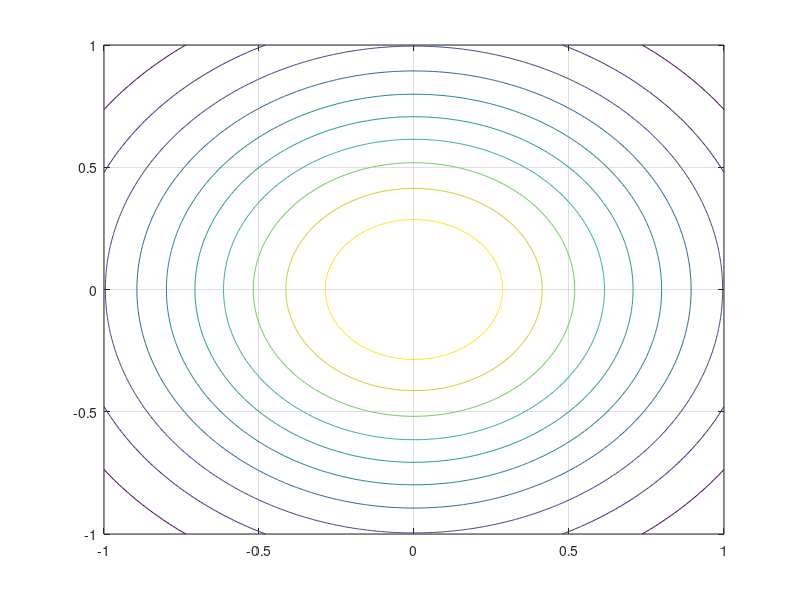

This chart was generated by the following MATLAB code:
%{
Ejercicio: Intro_Ej10
Author: Juan Gonzalez
juangonzalez.com.ar
%}
%% a) con surf
%Defino intervalos (a mas chico sea el numero del medio, mas suave sera la
%grafica)
x = -1:1/100:1;
y = -1:1/100:1;

[X, Y] = meshgrid(x,y);
%La función
Z = exp(-(X.^2+Y.^2));

surf(X, Y, Z), colorbar

%% a) con mesh
%Defino intervalos (a mas chico sea el numero del medio, mas suave sera la
%grafica)
x = -1:1/100:1;
y = -1:1/100:1;

[X, Y] = meshgrid(x,y);
%La función
Z = exp(-(X.^2+Y.^2));

mesh(X, Y, Z), colorbar

%% b)
%Defino intervalos (a mas chico sea el numero del medio, mas suave sera la
%grafica)
x = -1:1/100:1;
y = -1:1/100:1;

[X, Y] = meshgrid(x,y);
%La función
Z = exp(-(X.^2+Y.^2));

mesh(X, Y, Z)
contour(X,Y,Z,10), grid on